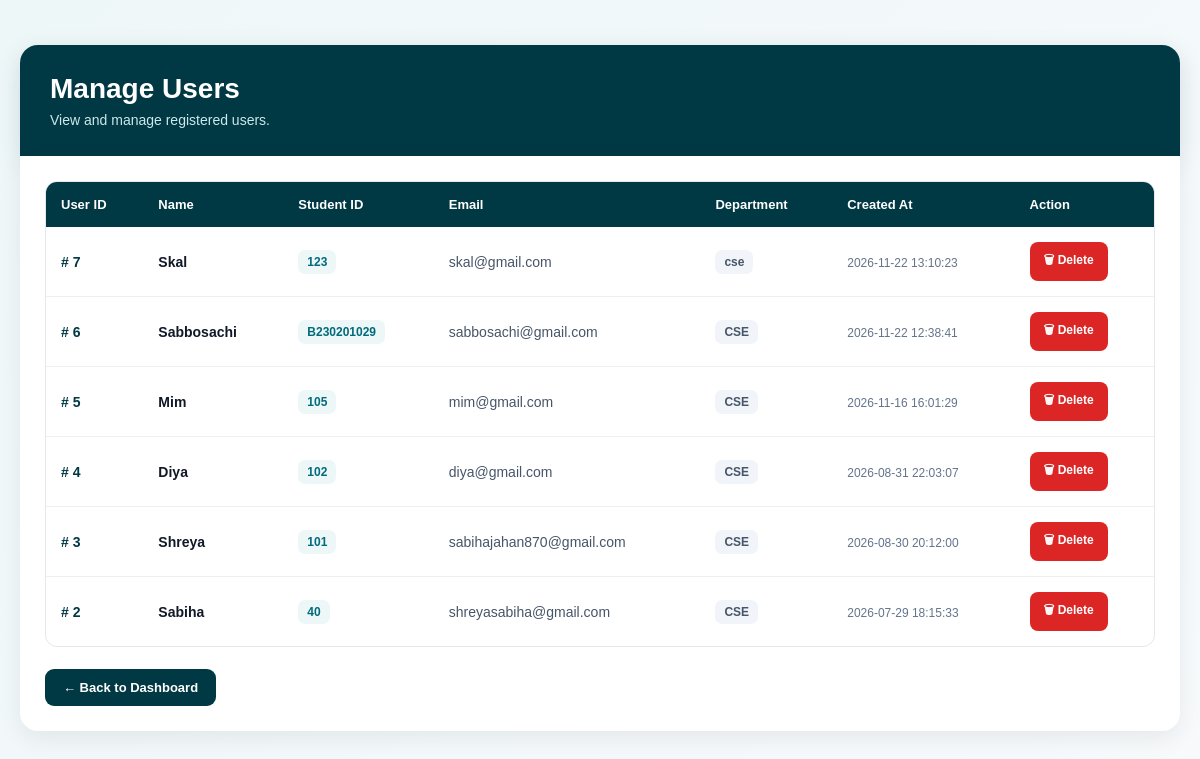
The page /manage-users.php (signed in) on the database its author committed.
### tables this page shows
CREATE TABLE users (
    user_id INTEGER PRIMARY KEY AUTOINCREMENT,
    full_name VARCHAR(100) NOT NULL,
    student_id VARCHAR(30) UNIQUE NOT NULL,
    email VARCHAR(100) UNIQUE NOT NULL,
    department VARCHAR(50) NOT NULL,
    password VARCHAR(255) NOT NULL,
    role VARCHAR(20) DEFAULT 'user',
    created_at DATETIME DEFAULT CURRENT_TIMESTAMP
);

### db.php (called while the page is built, shortened)
<?php
class PdoAdapterResult
{
    private array $rows;
    private int $cursor = 0;
    public int $num_rows = 0;
    public function __construct(array $rows)
    {
        $this->rows = $rows;
        $this->num_rows = count($rows);
    }
    public function fetch_assoc(): ?array
    {
        if ($this->cursor < $this->num_rows) {
            return $this->rows[$this->cursor++];
        }
        return null;
    }
}
class PdoAdapterConnection
{
    private PDO $pdo;
    public function __construct(PDO $pdo)
    {
        $this->pdo = $pdo;
    }
    private function sanitizeSql(string $sql): string
    {
        return str_replace('`', '', $sql);
    }
    public function query(string $sql): PdoAdapterResult|bool
    {
        try {
            $cleanSql = $this->sanitizeSql($sql);
            $stmt = $this->pdo->query($cleanSql);
            if ($stmt && $stmt->columnCount() > 0) {
                return new PdoAdapterResult($stmt->fetchAll(PDO::FETCH_ASSOC));
            }
            return true;
        } catch (PDOException $e) {
            $this->error = $e->getMessage();
            error_log("PDO query error: " . $e->getMessage());
            return false;
        }
    }
}
$dbConfig = require __DIR__ . '/config.php';
$driver = $dbConfig['driver'] ?? 'sqlite';
$sqliteFile = $dbConfig['sqlite']['path'] ?? (__DIR__ . '/campus_lost_found.db');
if ($driver === 'sqlite' || (file_exists($sqliteFile) && $driver !== 'supabase' && $driver !== 'mysql')) {
    try {
        $pdo = new PDO("sqlite:" . $sqliteFile, null, null, [
            PDO::ATTR_ERRMODE => PDO::ERRMODE_EXCEPTION,
            PDO::ATTR_DEFAULT_FETCH_MODE => PDO::FETCH_ASSOC,
        ]);
        $conn = new PdoAdapterConnection($pdo);
    } catch (PDOException $e) {
        error_log("SQLite connection failed: " . $e->getMessage());
        die("Database connection failed. SQLite error: " . $e->getMessage());
    }
}

### manage-users.php (the view, shortened to what this page needs)
<?php
include "db.php";
$sql = "
    SELECT
        user_id,
        full_name,
        student_id,
        email,
        department,
        created_at
    FROM users
    ORDER BY user_id DESC
";
$result = $conn->query($sql);
?>
<!DOCTYPE html>
<html lang="en">
<head>
    <link
        rel="stylesheet"
        href="css/style.css"
    >
</head>
<body>
<div class="page-container">
    <div class="page-header">
        <h1>
            Manage Users
        </h1>
        <p>
            View and manage registered users.
        </p>
    </div>
    <div class="content-card">
        <div class="table-wrapper">
            <table>
                <thead>
                    <tr>
                        <th>
                            User ID
                        </th>
                        <th>
                            Name
                        </th>
                        <th>
                            Student ID
                        </th>
                        <th>
                            Email
                        </th>
                        <th>
                            Department
                        </th>
                        <th>
                            Created At
                        </th>
                        <th>
                            Action
                        </th>
                    </tr>
                </thead>
                <tbody>
                    <?php if (
                        $result &&
                        $result->num_rows > 0
                    ): ?>
                        <?php while (
                            $user =
                            $result->fetch_assoc()
                        ): ?>
                            <tr>
                                <td>
                                    <span class="user-id">
                                        #
                                        <?php
                                        echo (int)
                                            $user['user_id'];
                                        ?>
                                    </span>
                                </td>
                                <td>
                                    <span class="user-name">
                                        <?php
                                        echo htmlspecialchars(
                                            $user['full_name']
                                        );
                                        ?>
                                    </span>
                                </td>
                                <td>
                                    <span class="student-id">
                                        <?php
                                        echo htmlspecialchars(
                                            $user['student_id']
                                        );
                                        ?>
                                    </span>
                                </td>
                                <td>
                                    <span class="email">
                                        <?php
                                        echo htmlspecialchars(
                                            $user['email']
                                        );
                                        ?>
                                    </span>
                                </td>
                                <td>
                                    <span class="department">
                                        <?php
                                        echo htmlspecialchars(
                                            $user['department']
                                        );
                                        ?>
                                    </span>
                                </td>
                                <td>
                                    <span class="date">
                                        <?php
                                        echo htmlspecialchars(
                                            $user['created_at']
                                        );
                                        ?>
                                    </span>
                                </td>
                                <td>
                                    <a
                                        href="manage-users.php?delete_id=<?php echo (int) $user['user_id']; ?>"
                                        data-post="1"
                                        class="delete-btn"
                                        onclick="
                                            return confirm(
                                                'Are you sure you want to delete this user? The user notifications will also be deleted.'
                                            );
                                        "
                                    >
                                        🗑 Delete
                                    </a>
                                </td>
                            </tr>
                        <?php endwhile; ?>
                    <?php endif; ?>
                </tbody>
            </table>
        </div>
        <div class="bottom-actions">
            <a
                href="admin-dashboard.php"
                class="back-btn"
            >
                ← Back to Dashboard
            </a>
        </div>
    </div>
</div>
</body>
</html>

### css/style.css (style rules this page uses)
body { background: #f1f5f9; font-family: "Segoe UI", Arial, sans-serif; color: #1e293b; }

### manage-users.php (style rules this page uses)
* { box-sizing: border-box; }
body { margin: 0; min-height: 100vh; background: linear-gradient( 135deg, #eef7f8, #f8fafc ); font-family: Arial, Helvetica, sans-serif; color: #1f2937; }
.page-container { max-width: 1250px; margin: 45px auto; padding: 0 20px; }
.page-header { background: #003844; color: white; padding: 28px 30px; border-radius: 18px 18px 0 0; box-shadow: 0 8px 25px rgba(0, 56, 68, 0.15); }
.page-header h1 { margin: 0; font-size: 28px; font-weight: 800; }
.page-header p { margin: 7px 0 0; color: #cce9ec; font-size: 14px; }
.content-card { background: white; padding: 25px; border-radius: 0 0 18px 18px; box-shadow: 0 8px 25px rgba(0, 0, 0, 0.07); }
.table-wrapper { width: 100%; overflow-x: auto; border: 1px solid #e5e7eb; border-radius: 12px; }
table { width: 100%; min-width: 900px; border-collapse: collapse; }
thead { background: #003844; }
th { color: white; padding: 15px; text-align: left; font-size: 13px; font-weight: 700; white-space: nowrap; }
td { padding: 15px; border-bottom: 1px solid #edf0f2; font-size: 14px; vertical-align: middle; }
tbody tr { transition: background 0.2s ease; }
tbody tr:last-child td { border-bottom: none; }
.user-id { font-weight: 800; color: #003844; }
.user-name { font-weight: 700; color: #111827; }
.student-id { display: inline-block; background: #eef7f8; color: #006b7a; padding: 5px 9px; border-radius: 7px; font-size: 12px; font-weight: 700; }
.email { color: #475569; }
.department { display: inline-block; background: #f1f5f9; color: #475569; padding: 5px 9px; border-radius: 7px; font-size: 12px; font-weight: 600; }
.date { color: #64748b; font-size: 12px; }
.delete-btn { display: inline-flex; align-items: center; justify-content: center; gap: 6px; padding: 9px 14px; background: #dc2626; color: white; text-decoration: none; border-radius: 8px; font-size: 12px; font-weight: 700; transition: all 0.2s ease; }
.bottom-actions { margin-top: 22px; }
.back-btn { display: inline-flex; align-items: center; gap: 8px; padding: 11px 18px; background: #003844; color: white; text-decoration: none; border-radius: 9px; font-size: 13px; font-weight: 700; transition: all 0.2s ease; }

### rows shown on the page
users: user_id "7", full_name "Skal", student "123", email "skal@gmail.com", department "cse", created_at "2026-11-22 13:10:23"
users: user_id "6", full_name "Sabbosachi", student "B230201029", email "sabbosachi@gmail.com", department "CSE", created_at "2026-11-22 12:38:41"
users: user_id "5", full_name "Mim", student "105", email "mim@gmail.com", department "CSE", created_at "2026-11-16 16:01:29"
users: user_id "4", full_name "Diya", student "102", email "diya@gmail.com", department "CSE", created_at "2026-08-31 22:03:07"
users: user_id "3", full_name "Shreya", student "101", email "sabihajahan870@gmail.com", department "CSE", created_at "2026-08-30 20:12:00"
users: user_id "2", full_name "Sabiha", student "40", email "shreyasabiha@gmail.com", department "CSE", created_at "2026-07-29 18:15:33"
